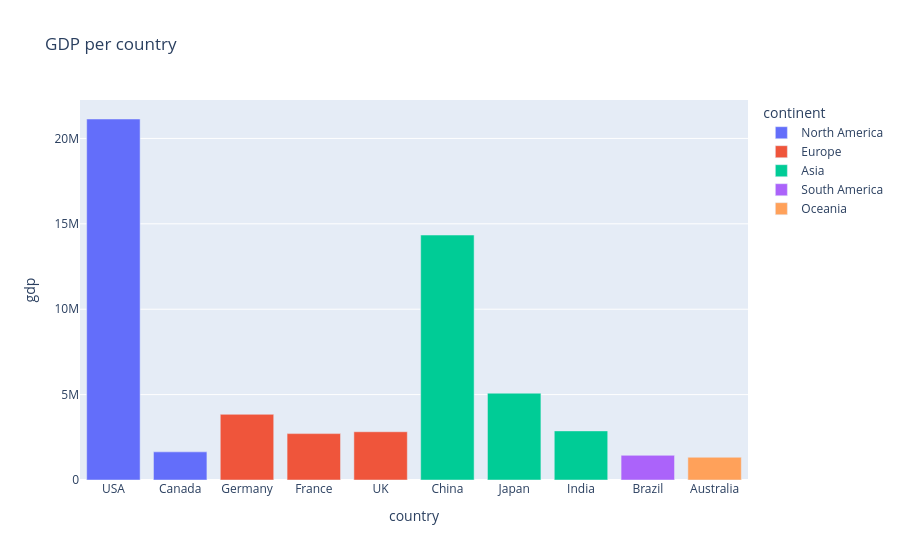

The code cell stored with this chart in its notebook:
### Code cell
#@title 📊 make_html_filename

# Create proper data

data = {
    'country': ['USA', 'Canada', 'Germany', 'France', 'UK', 'China', 'Japan', 'India', 'Brazil', 'Australia'],
    'continent': ['North America', 'North America', 'Europe', 'Europe', 'Europe', 'Asia', 'Asia', 'Asia', 'South America', 'Oceania'],
    'gdp': [21137518, 1647000, 3845630, 2715518, 2825208, 14342903, 5081770, 2875142, 1444731, 1330155]
}

df = pd.DataFrame(data)

# Build a plot
plot_title = 'GDP per country'
fig = px.bar(df, x='country', y ='gdp', color='continent', title = plot_title)

# This cell drops a programming-friendly HTML filename into the runtime

fig.write_html(make_html_filename(plot_title))
fig.show()

### Figure 1 — Plotly figure (JSON) as saved in the notebook; plotly's stock layout.template omitted (floating-point values rounded to 4 significant figures)
{"data": [{"alignmentgroup": "True", "hovertemplate": "continent=North America<br>country=%{x}<br>gdp=%{y}<extra></extra>", "legendgroup": "North America", "marker": {"color": "#636efa", "pattern": {"shape": ""}}, "name": "North America", "offsetgroup": "North America", "orientation": "v", "showlegend": true, "textposition": "auto", "type": "bar", "x": ["USA", "Canada"], "xaxis": "x", "y": [21137518, 1647000], "yaxis": "y"}, {"alignmentgroup": "True", "hovertemplate": "continent=Europe<br>country=%{x}<br>gdp=%{y}<extra></extra>", "legendgroup": "Europe", "marker": {"color": "#EF553B", "pattern": {"shape": ""}}, "name": "Europe", "offsetgroup": "Europe", "orientation": "v", "showlegend": true, "textposition": "auto", "type": "bar", "x": ["Germany", "France", "UK"], "xaxis": "x", "y": [3845630, 2715518, 2825208], "yaxis": "y"}, {"alignmentgroup": "True", "hovertemplate": "continent=Asia<br>country=%{x}<br>gdp=%{y}<extra></extra>", "legendgroup": "Asia", "marker": {"color": "#00cc96", "pattern": {"shape": ""}}, "name": "Asia", "offsetgroup": "Asia", "orientation": "v", "showlegend": true, "textposition": "auto", "type": "bar", "x": ["China", "Japan", "India"], "xaxis": "x", "y": [14342903, 5081770, 2875142], "yaxis": "y"}, {"alignmentgroup": "True", "hovertemplate": "continent=South America<br>country=%{x}<br>gdp=%{y}<extra></extra>", "legendgroup": "South America", "marker": {"color": "#ab63fa", "pattern": {"shape": ""}}, "name": "South America", "offsetgroup": "South America", "orientation": "v", "showlegend": true, "textposition": "auto", "type": "bar", "x": ["Brazil"], "xaxis": "x", "y": [1444731], "yaxis": "y"}, {"alignmentgroup": "True", "hovertemplate": "continent=Oceania<br>country=%{x}<br>gdp=%{y}<extra></extra>", "legendgroup": "Oceania", "marker": {"color": "#FFA15A", "pattern": {"shape": ""}}, "name": "Oceania", "offsetgroup": "Oceania", "orientation": "v", "showlegend": true, "textposition": "auto", "type": "bar", "x": ["Australia"], "xaxis": "x", "y": [1330155], "yaxis": "y"}], "layout": {"autosize": true, "barmode": "relative", "legend": {"title": {"text": "continent"}, "tracegroupgap": 0}, "title": {"text": "GDP per country"}, "xaxis": {"anchor": "y", "autorange": true, "domain": [0, 1], "range": [-0.5, 9.5], "title": {"text": "country"}, "type": "category"}, "yaxis": {"anchor": "x", "autorange": true, "domain": [0, 1], "range": [0, 22250000.0], "title": {"text": "gdp"}, "type": "linear"}}}
